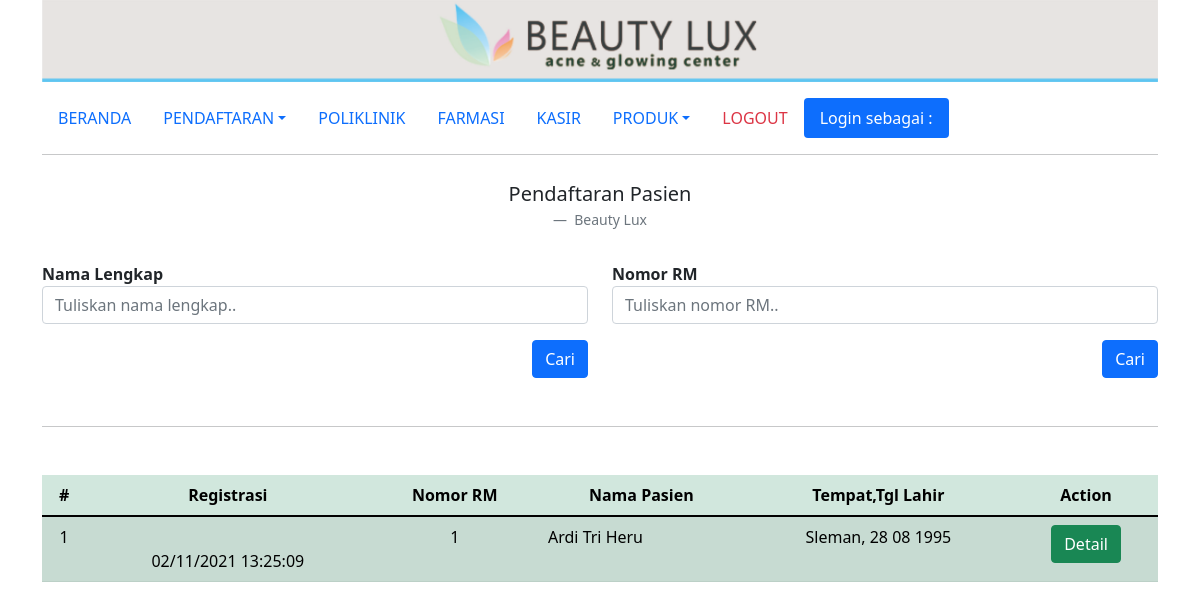
The page /daftar_treatment.php on the database its author committed.
### tables this page shows
CREATE TABLE `treatment` (
  `id_treatment` int(100) NOT NULL AUTO_INCREMENT,
  `id_customer` int(10) NOT NULL,
  `id_user` int(3) NOT NULL,
  `dokter` varchar(50) NOT NULL,
  `konsultasi` varchar(100) NOT NULL,
  `note` varchar(100) NOT NULL,
  `tanggal` timestamp NOT NULL DEFAULT current_timestamp() ON UPDATE current_timestamp(),
  `status` int(1) NOT NULL,
  PRIMARY KEY (`id_treatment`),
  KEY `id_treatment` (`id_treatment`),
  KEY `id_customer` (`id_customer`),
  CONSTRAINT `treatment_ibfk_1` FOREIGN KEY (`id_customer`) REFERENCES `customer` (`id_customer`)
);

CREATE TABLE `customer` (
  `id_customer` int(10) NOT NULL AUTO_INCREMENT,
  `nama` varchar(50) NOT NULL,
  `tgl_lahir` date NOT NULL,
  `tempat_lahir` varchar(20) NOT NULL,
  `alamat` varchar(100) NOT NULL,
  `no_hp` varchar(13) NOT NULL,
  PRIMARY KEY (`id_customer`),
  KEY `id_customer` (`id_customer`)
);

### daftar_treatment.php (the view)
<?php include('templates/header.php'); ?>
<div class="container mb-5">
    <div class="row">
        <div class="col-md-12">
            <img src="img/header.jpg" class="img-fluid" alt="...">
        </div>
    </div>
    <div class="row mt-3 mb-2">
        <div class="col">
            <?php include('menu.php'); ?>
        </div>
    </div>
    <div class="row">
        <figure class="text-center">
            <blockquote class="blockquote">
                <p>Pendaftaran Pasien</p>
            </blockquote>
            <figcaption class="blockquote-footer">
                Beauty Lux
            </figcaption>
        </figure>
    </div>
    <div class="row mb-5">
        <div class="col-md-6">
            <form method="post" action="daftar_treatment_cari_nama_list.php" class="row g-3">
                <div class="col-12">
                    <label><b>Nama Lengkap</b></label>
                    <input type="text" name="nama" class="form-control" placeholder="Tuliskan nama lengkap..">
                </div>
                <div class="col-12">
                    <button type="submit" class="btn btn-primary float-end">Cari</button>
                </div>
            </form>
        </div>
        <div class="col-md-6">
            <form method="get" action="daftar_treatment_form.php" class="row g-3">
                <div class="col-12">
                    <label><b>Nomor RM</b></label>
                    <input type="text" name="id_customer" class="form-control" placeholder="Tuliskan nomor RM..">
                </div>
                <div class="col-12">
                    <button type="submit" class="btn btn-primary float-end">Cari</button>
                </div>
            </form>
        </div>
    </div>
    <hr>
    <div class="row mt-5">
        <div class="col-md-12">
            <table class="table table-success table-striped">
                <thead>
                    <tr>
                        <th class="text-center" scope="col">#</th>
                        <th class="text-center" scope="col">Registrasi</th>
                        <th class="text-center" scope="col">Nomor RM</th>
                        <th class="text-center" scope="col">Nama Pasien</th>
                        <th class="text-center" scope="col">Tempat,Tgl Lahir</th>
                        <th class="text-center" scope="col">Action</th>
                    </tr>
                </thead>
                <tbody>
                    <?php
                    $no = 1;
                    include 'templates/koneksi.php';
                    $query = mysqli_query($koneksi, "
                    SELECT *,
                    CASE
                    WHEN treatment.status = 0 THEN 'Treatment'
                    WHEN treatment.status = 1 THEN 'Farmasi'
                    WHEN treatment.status = 2 THEN 'Bayar'
                    END AS nm_status
                    FROM treatment
                    JOIN customer
                    ON treatment.id_customer = customer.id_customer
                    ORDER BY treatment.id_treatment DESC
                    ");
                    while ($d = mysqli_fetch_array($query)) {
                    ?>
                        <tr>
                            <td class="text-center" scope="row"><?= $no++; ?></td>
                            <td class="text-center" scope="row"> <span class="badge bg-primary"><?= $d['nm_status']; ?></span><br><?= date('d/m/Y H:i:s', strtotime($d['tanggal'])); ?></td>
                            <td class="text-center" scope="row"><?= $d['id_customer']; ?></td>
                            <td class="text-right" scope="row"><?= $d['nama']; ?></td>
                            <td class="text-center" scope="row"><?= $d['tempat_lahir'] . ',&nbsp;' . date('d m Y', strtotime($d['tgl_lahir'])); ?></td>
                            <td class="text-center" scope="row">
                                <a href="daftar_treatment_detail.php?id_treatment=<?= $d['id_treatment']; ?>" type="button" class="btn btn-success">Detail</a>
                            </td>
                            </ </tr>
                        <?php } ?>
            </table>
        </div>
    </div>
</div>
<?php include('templates/footer.php'); ?>

### rows shown on the page
treatment: tanggal "02/11/2021 13:25:09", id_customer.id_customer "1", id_customer.nama "Ardi Tri Heru", id_customer.tempat_lahir "Sleman", id_customer.tgl_lahir "28 08 1995"
